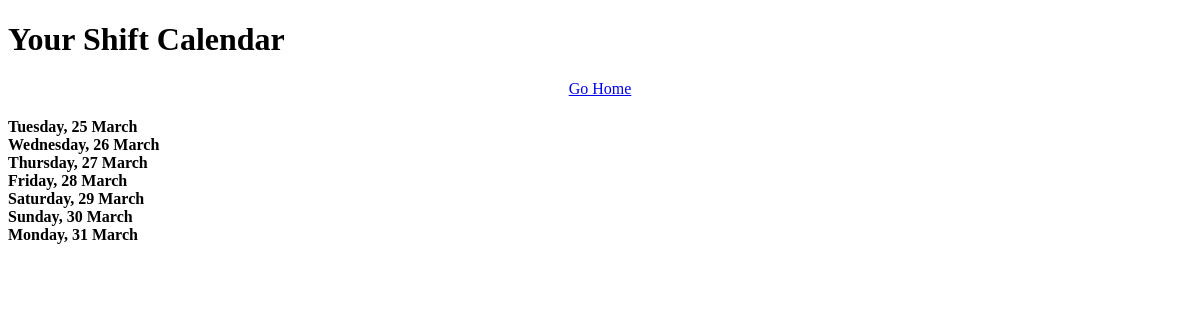
/calendar-data (signed in), run on an earlier commit of the app's database.
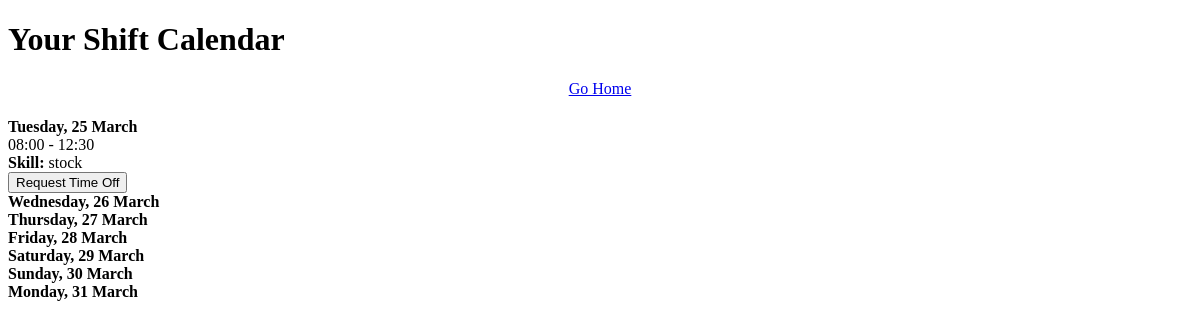
And on a later commit of the database.
### app.py (models this page shows, shortened)
class Shifts(db.Model):
    __tablename__ = 'shifts'
    id = db.Column(db.Integer, primary_key=True)
    date = db.Column(db.String(20), nullable=False)
    day = db.Column(db.String(20), nullable=False)
    start_time = db.Column(db.String(20), nullable=False)
    end_time = db.Column(db.String(20), nullable=False)
    user_id = db.Column(db.Integer, db.ForeignKey('users.id'))
    skill = db.Column(db.String(100), nullable=False)

class Users(db.Model, UserMixin):
    __tablename__ = 'users'
    id = db.Column(db.Integer, primary_key=True)
    username = db.Column(db.String(20), nullable=False, unique=True)
    name = db.Column(db.String(200), nullable=False)
    email = db.Column(db.String(120), nullable=False, unique=True)
    password_hash = db.Column(db.String(128))
    role = db.Column(db.String(20), nullable=False, default='employee')
    shifts = db.relationship('Shifts', backref='user', lazy=True)
    skill = db.Column(db.String(200), nullable=True)
    @property
    def password(self):
        raise AttributeError('password is not a readable attribute')

### app.py (the view)
@app.route('/calendar-data', methods=['GET'])
@login_required
def calendar_data():
    if current_user.role != 'employee':
        flash("Access Denied: Only employees can view this page.")
        return redirect(url_for('dashboard'))
    if current_user.company:
        shifts = Shifts.query.join(Users).filter(Users.company_id == current_user.company.id).all()
    else:
        shifts = Shifts.query.filter_by(user_id=current_user.id).all()
    for shift in shifts:
        shift.date = shift.date
    today = datetime.now()
    calendar_days = [today + timedelta(days=i) for i in range(7)]
    return render_template('calendar_data.html', shifts=shifts, calendar_days=calendar_days)

### app.py (called while the page is built)
@login_manager.user_loader
def load_user(user_id):
	return Users.query.get(int(user_id))

### templates/calendar_data.html (shortened to what this page needs)
<!DOCTYPE html>
<html lang="en">
<head>
    <link rel="stylesheet" href="{{ url_for('static', filename='css/calendar_data.css') }}">
</head>
<body>
    <div class="container">
        <h1>Your Shift Calendar</h1>
        <a href="{{ url_for('dashboard') }}" class="btn btn-secondary" style="display: block; text-align: center; margin-bottom: 20px;">Go Home</a>
        <div class="calendar">
            {% for day in calendar_days %}
                <div class="day">
                    <strong>{{ day.strftime('%A, %d %B') }}</strong>
                    {% for shift in shifts %}
                        {% if shift.date == day.strftime('%Y-%m-%d') and shift.user_id == current_user.id %}
                            <div class="shift">
                                {{ shift.start_time }} - {{ shift.end_time }}<br>
                                <strong>Skill:</strong> {{ shift.user.skill or "Not Assigned" }}<br>
                                <button onclick="openRequestForm('{{ shift.date }}')">Request Time Off</button>
                            </div>
                        {% endif %}
                    {% endfor %}
                </div>
            {% endfor %}
        </div>
    </div>
</body>
</html>

What changed in the data, as far as the page shows it:
added Shifts: start_time "08:00", end_time "12:30", user "stock"
